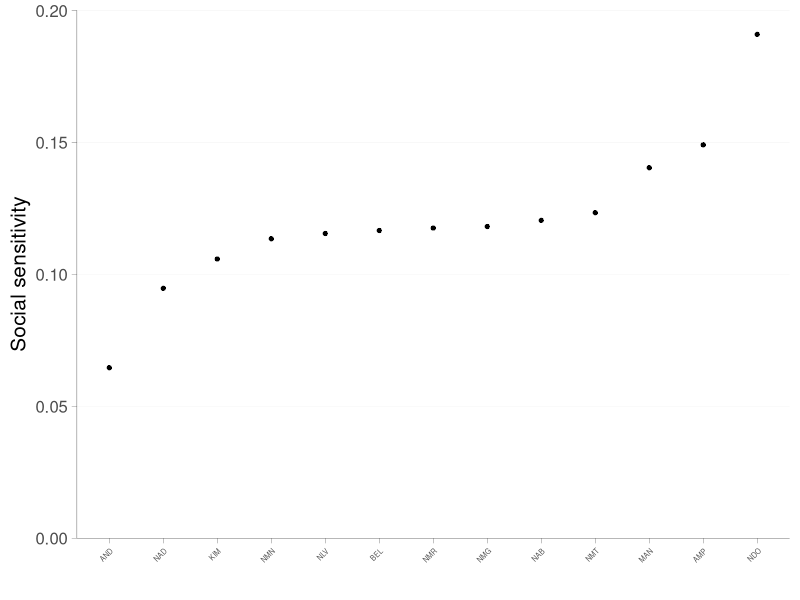
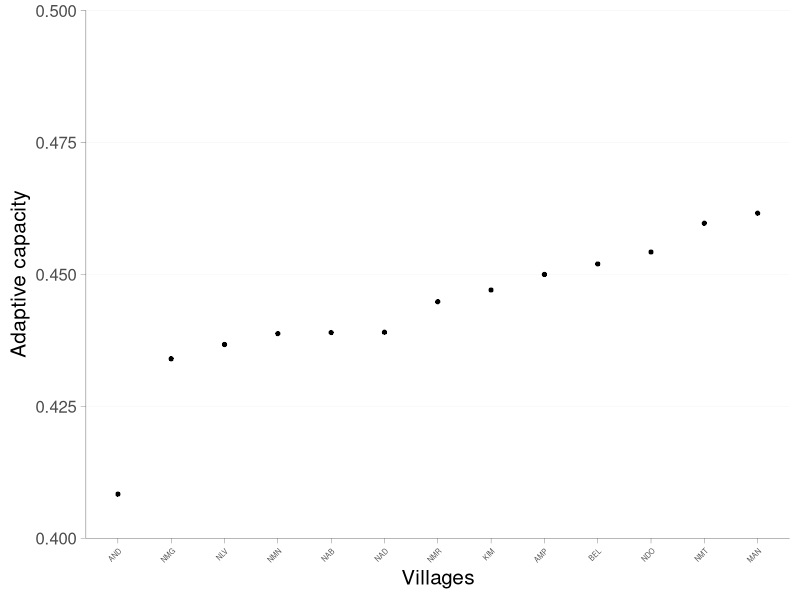
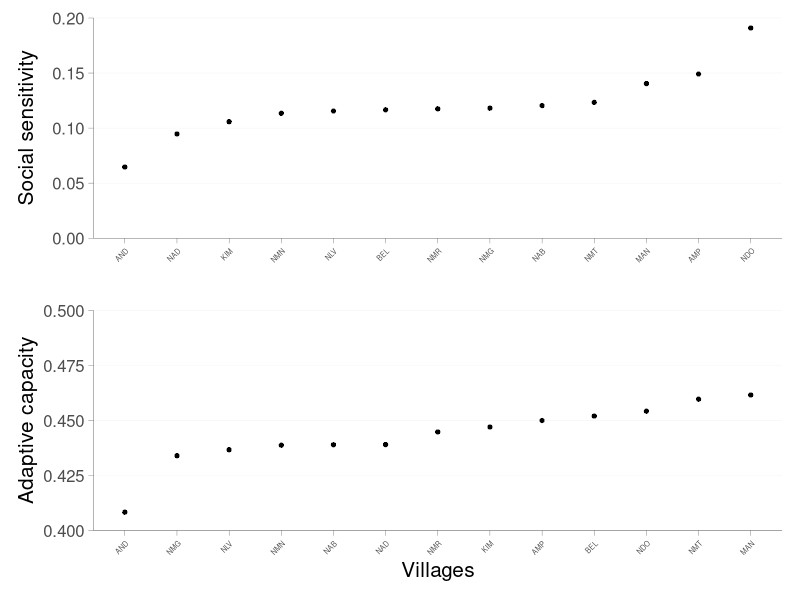
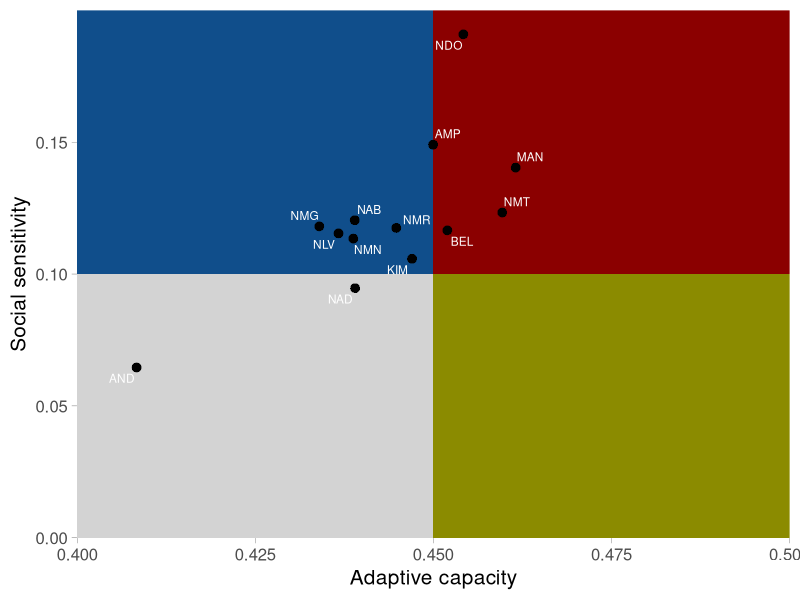
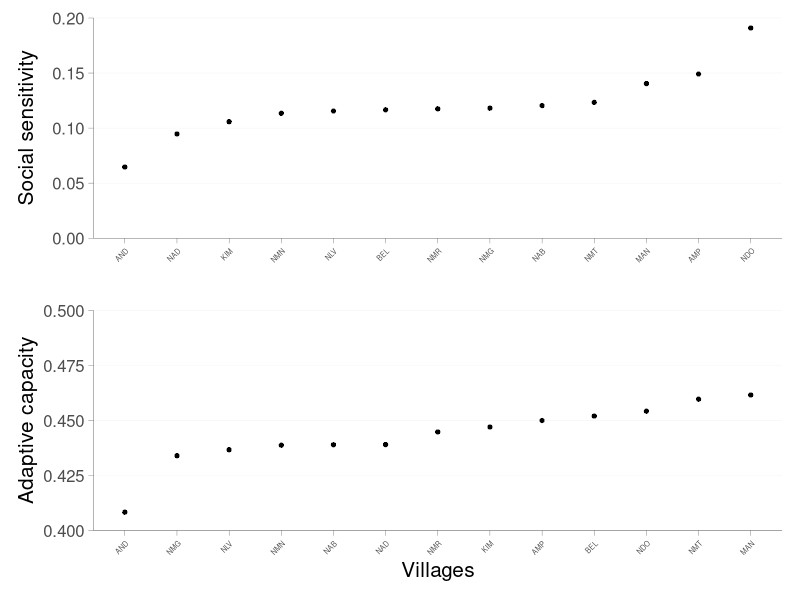
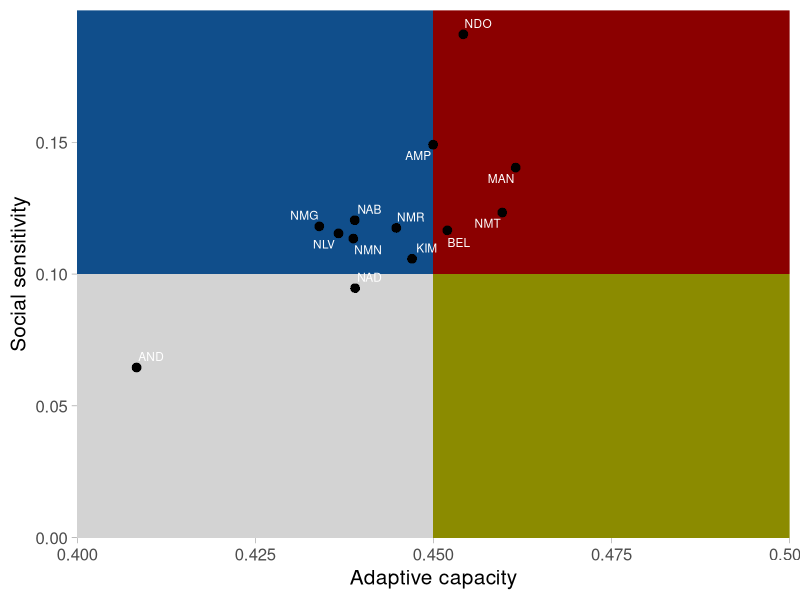
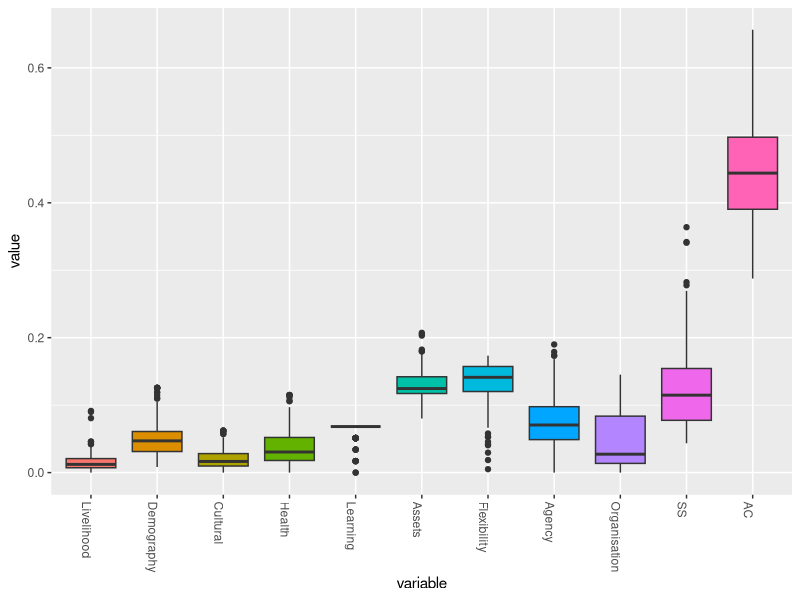
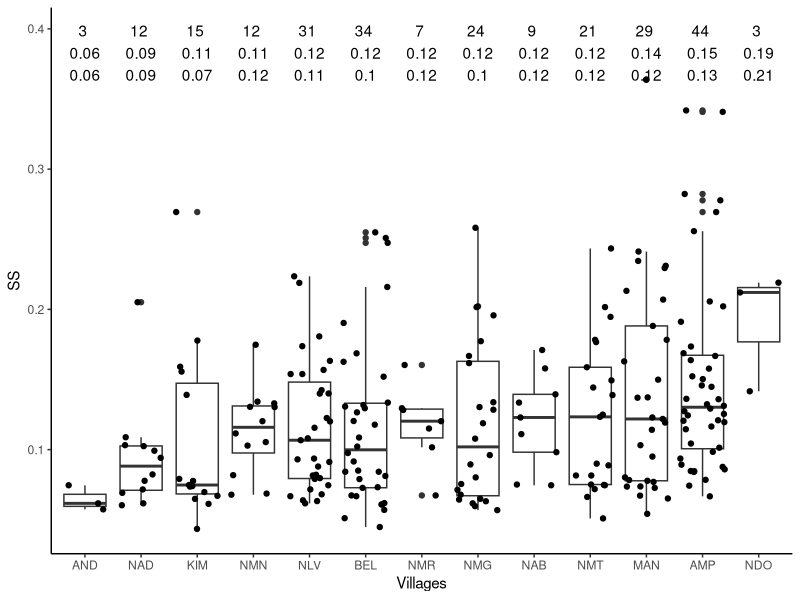

Here is the R script that generated these plots, in order:
library(dplyr);library(ggplot2);library(readxl)
data_ <- read_excel("2_Data/blue_ventures_data/20240214_CCVA_Analysis.xlsx")
colnames(data_) <- c("HH","Livelihood","Demography","Cultural","Health","Learning","Assets","Flexibility","Agency","Organisation","SS","AC")

data_$villages <- stringr::str_extract(data_$HH, "^.{3}")

data_gg <- aggregate( .~ villages, data_[-1], mean)
(ss_bar <- ggplot(data = data_gg)+geom_point(aes(x=reorder(villages,SS), y=SS), size = 1.5, position = position_dodge2(width =.5), stroke = .2)+
    labs(x = "", y = "Social sensitivity")+ scale_y_continuous(expand = c(0,0), limits = c(0,.2))+theme_classic(base_size = 15)+
    theme(legend.text = element_text(size = 8),
          legend.spacing.y = element_blank(), 
          legend.background = element_rect(fill = NA),
          panel.grid.major.y = element_line(linewidth = .1),
          panel.grid.major.x = element_blank(),
          axis.text.x = element_text(size = 5, angle = 45, vjust = 1, hjust = 1),
          axis.line = element_line(linewidth = .1), 
          axis.ticks = element_line(linewidth = .1)))

(ac_bar <- ggplot(data = data_gg)+geom_point(aes(x=reorder(villages,AC), y=AC), size = 1.5, position = position_dodge2(width =.5), stroke = .2)+
    labs(x = "Villages", y = "Adaptive capacity")+ scale_y_continuous(expand = c(0,0), limits = c(0.4,.5))+theme_classic(base_size = 15)+
    theme(legend.text = element_text(size = 8),
          legend.spacing.y = element_blank(), 
          legend.background = element_rect(fill = NA),
          panel.grid.major.y = element_line(linewidth = .1),
          panel.grid.major.x = element_blank(),
          axis.text.x = element_text(size = 5, angle = 45, vjust = 1, hjust = 1),
          axis.line = element_line(linewidth = .1), 
          axis.ticks = element_line(linewidth = .1)))

library(patchwork)
ss_bar/ac_bar
ggsave("3_Outputs/plots/mdg_files/bar.png", dpi = 1200, height = 5, width = 4)


library(ggthemes);library(ggrepel)
yR <- range(data_gg$SS);xR <- range(data_gg$AC)
lgd <- expand.grid(x = seq(0.4,.5,diff(xR)/500), y = seq(0,.2,diff(yR)/500)) %>% mutate(brk1 = ntile(x,2), brk2 = ntile(y,2),brks = paste(brk1, brk2))
(biplot <- ggplot()+
    geom_raster(data = lgd, aes(x = x, y = y, fill = brks))+scale_fill_viridis_c()+
    scale_fill_manual(values = c("1 1"="#d3d3d3", "1 2"="dodgerblue4", "2 1"="yellow4", "2 2"="red4"))+
    geom_point(data = data_gg, aes(x = AC, y = SS),size = 3, stroke = .2) +
    geom_text_repel(data = data_gg, aes(x = AC, y = SS, label = villages),size = 3, colour = "white")+
    scale_y_continuous(name = "Social sensitivity",expand = c(0,0))+
    scale_x_continuous(name = "Adaptive capacity",expand = c(0,0))+ 
    theme_bw(base_size = 15)+
    guides(shape="none")+
    theme(legend.position = "none",
          panel.grid = element_blank(),
          legend.title = element_blank(),
          legend.background = element_rect(fill = NA),
          legend.key.size = unit(1,'cm'),
          legend.text = element_text(size = 5),
          legend.key.height = unit(.1, 'cm'),
          legend.key.width = unit(.2, 'cm'),
          axis.ticks = element_line(linewidth = .1),
          panel.border = element_blank()))
ggsave("3_Outputs/plots/mdg_/mdg_biplot.png", dpi = 1200, height = 4, width = 4)



# other plot
require(reshape2)
domains<-ggplot(data = melt(data_), aes(x=variable, y=value)) + geom_boxplot(aes(fill=variable))+ theme(legend.position="none", axis.text.x=element_text(angle = -90, hjust = 0))
ggsave("3_Outputs/plots/mdg_/mdg_domains.png", dpi = 1200, height = 4, width = 4) +  geom_jitter() 




get_box_stats <- function(y, upper_limit = max(data_$SS) * 1.15) {
  return(data.frame(
    y = 0.95 * upper_limit,
    label = paste(length(y), "\n",
                  round(mean(y), 2), "\n",
                  round(median(y), 2), "\n"
    )
  ))
}



SS<-ggplot(data_, aes(x = reorder(villages,SS), y = SS, fill = SS)) +
  geom_boxplot() +
  stat_summary(fun.data = get_box_stats, geom = "text", hjust = 0.5, vjust = 0.9) +
  theme_classic() + geom_jitter() + theme(legend.position="none") + xlab("Villages")

ggsave("3_Outputs/plots/mdg_/mdg_SSplot.png", dpi = 1200, height = 4, width = 8)


